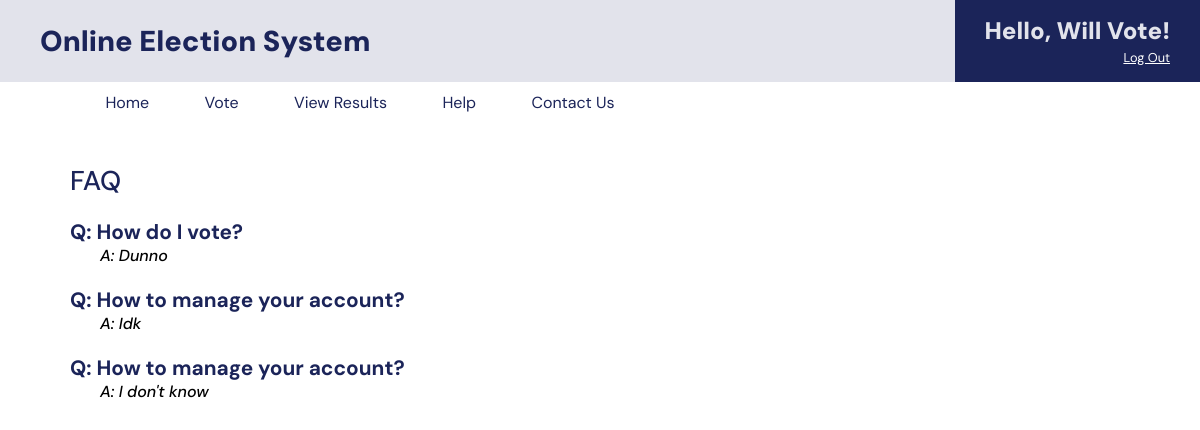
The page /includes/help.php (signed in) on the database its author committed.
### tables this page shows
CREATE TABLE `help_tbl` (
  `id` int(11) NOT NULL,
  `question` text NOT NULL,
  `answer` text NOT NULL
);

### includes/help.php (the view, shortened to what this page needs)
<?php
	include_once 'header.php';
	require_once 'dbh.inc.php';
		$result = $conn->query("select * from help_tbl");
?>
		<div class="help">
            <div class="subtitle">
                FAQ
            </div>
			<?php foreach ($result as $faq): ?>
			<div class="question">
                Q: <?php echo $faq["question"]; ?>
				<div class="answer">
					A: <?php echo $faq["answer"]; ?>
				</div>
            </div>
			<?php endforeach; ?>
		</div>

### css/style.css (style rules this page uses)
:root { --dark-blue: #1b2459; --light-gray: #e2e3eb; --white: #ffffff; }
* { margin: 0; padding: 0; box-sizing: border-box; }
body { height: 100vh; font-family: "DM Sans", sans-serif; display: flex; flex-direction: column; }
.subtitle { font-size: 1.7rem; margin-right: auto; color: var(--dark-blue); font-weight: 500; margin-bottom: 20px; }
.help { padding: 40px 0px 0px 70px; color: var(--dark-blue); }
.question { font-size: 1.3rem; margin-right: auto; color: var(--dark-blue); font-weight: bold; margin-bottom: 20px; }
.answer { font-size: 1.0rem; margin-left:30px; margin-right:50px; text-align:justify; color: black; font-weight: 500; font-style: italic; margin-bottom: 20px; }

### rows shown on the page
help_tbl: question "How do I vote?", answer "Dunno"
help_tbl: question "How to manage your account?", answer "Idk"
help_tbl: question "How to manage your account?", answer "I don't know"

### other values the page prints
$data['name'] "Hello, Will Vote!"
